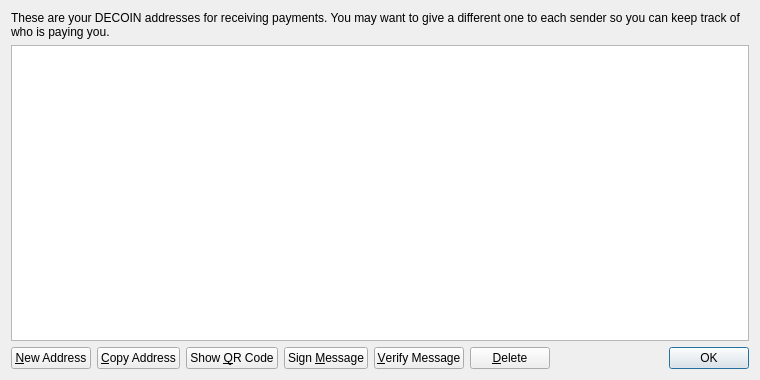
<?xml version="1.0" encoding="UTF-8"?>
<ui version="4.0">
 <class>AddressBookPage</class>
 <widget class="QWidget" name="AddressBookPage">
  <property name="geometry">
   <rect>
    <x>0</x>
    <y>0</y>
    <width>760</width>
    <height>380</height>
   </rect>
  </property>
  <property name="windowTitle">
   <string>Address Book</string>
  </property>
  <layout class="QVBoxLayout" name="verticalLayout">
   <item>
    <widget class="QLabel" name="labelExplanation">
     <property name="text">
      <string>These are your DECOIN addresses for receiving payments. You may want to give a different one to each sender so you can keep track of who is paying you.</string>
     </property>
     <property name="textFormat">
      <enum>Qt::PlainText</enum>
     </property>
     <property name="wordWrap">
      <bool>true</bool>
     </property>
    </widget>
   </item>
   <item>
    <widget class="QTableView" name="tableView">
     <property name="contextMenuPolicy">
      <enum>Qt::CustomContextMenu</enum>
     </property>
     <property name="toolTip">
      <string>Double-click to edit address or label</string>
     </property>
     <property name="tabKeyNavigation">
      <bool>false</bool>
     </property>
     <property name="alternatingRowColors">
      <bool>true</bool>
     </property>
     <property name="selectionMode">
      <enum>QAbstractItemView::SingleSelection</enum>
     </property>
     <property name="selectionBehavior">
      <enum>QAbstractItemView::SelectRows</enum>
     </property>
     <property name="sortingEnabled">
      <bool>true</bool>
     </property>
     <attribute name="verticalHeaderVisible">
      <bool>false</bool>
     </attribute>
    </widget>
   </item>
   <item>
    <layout class="QHBoxLayout" name="horizontalLayout">
     <item>
      <widget class="QPushButton" name="newAddressButton">
       <property name="toolTip">
        <string>Create a new address</string>
       </property>
       <property name="text">
        <string>&amp;New Address</string>
       </property>
       <property name="icon">
        <iconset resource="../bitcoin.qrc">
         <normaloff>:/icons/add</normaloff>:/icons/add</iconset>
       </property>
      </widget>
     </item>
     <item>
      <widget class="QPushButton" name="copyToClipboard">
       <property name="toolTip">
        <string>Copy the currently selected address to the system clipboard</string>
       </property>
       <property name="text">
        <string>&amp;Copy Address</string>
       </property>
       <property name="icon">
        <iconset resource="../bitcoin.qrc">
         <normaloff>:/icons/editcopy</normaloff>:/icons/editcopy</iconset>
       </property>
      </widget>
     </item>
     <item>
      <widget class="QPushButton" name="showQRCode">
       <property name="text">
        <string>Show &amp;QR Code</string>
       </property>
       <property name="icon">
        <iconset resource="../bitcoin.qrc">
         <normaloff>:/icons/qrcode</normaloff>:/icons/qrcode</iconset>
       </property>
      </widget>
     </item>
     <item>
      <widget class="QPushButton" name="signMessage">
       <property name="toolTip">
        <string>Sign a message to prove you own a DECOIN address</string>
       </property>
       <property name="text">
        <string>Sign &amp;Message</string>
       </property>
       <property name="icon">
        <iconset resource="../bitcoin.qrc">
         <normaloff>:/icons/edit</normaloff>:/icons/edit</iconset>
       </property>
      </widget>
     </item>
     <item>
      <widget class="QPushButton" name="verifyMessage">
       <property name="toolTip">
        <string>Verify a message to ensure it was signed with a specified DECOIN address</string>
       </property>
       <property name="text">
        <string>&amp;Verify Message</string>
       </property>
       <property name="icon">
        <iconset resource="../bitcoin.qrc">
         <normaloff>:/icons/transaction_0</normaloff>:/icons/transaction_0</iconset>
       </property>
      </widget>
     </item>
     <item>
      <widget class="QPushButton" name="deleteButton">
       <property name="toolTip">
        <string>Delete the currently selected address from the list</string>
       </property>
       <property name="text">
        <string>&amp;Delete</string>
       </property>
       <property name="icon">
        <iconset resource="../bitcoin.qrc">
         <normaloff>:/icons/remove</normaloff>:/icons/remove</iconset>
       </property>
      </widget>
     </item>
     <item>
      <spacer name="horizontalSpacer">
       <property name="orientation">
        <enum>Qt::Horizontal</enum>
       </property>
       <property name="sizeHint" stdset="0">
        <size>
         <width>40</width>
         <height>20</height>
        </size>
       </property>
      </spacer>
     </item>
     <item>
      <widget class="QDialogButtonBox" name="buttonBox">
       <property name="sizePolicy">
        <sizepolicy hsizetype="Maximum" vsizetype="Fixed">
         <horstretch>0</horstretch>
         <verstretch>0</verstretch>
        </sizepolicy>
       </property>
       <property name="standardButtons">
        <set>QDialogButtonBox::Ok</set>
       </property>
      </widget>
     </item>
    </layout>
   </item>
  </layout>
 </widget>
 <resources>
  <include location="../bitcoin.qrc"/>
 </resources>
 <connections/>
</ui>
